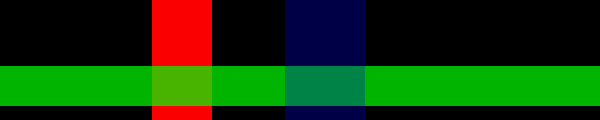
Frame 1 (no input)
Frame 60 (no input): identical to frame 1, image omitted
Frame 120 (the mouse pressed at the canvas centre since frame 60): identical to frame 1, image omitted

The p5.js sketch that drew this single still picture (run headless with seeded random() and noise() and a simulated clock; from frame 60 on, the mouse is pressed at the canvas centre):

// p5.js sketch
// ── sketch.js
function setup() {
  createCanvas(600, 120);

}

function draw() {
  background(0);
  noStroke();

  // Set the fill color to red
  fill(255, 0, 0, 250);//set transparency to 250
  rect(152, 0, 60, height);

  // Set the fill color to green
  fill(0, 255, 0, 180);//set transparency to 180
  rect(0, 66, width, 40);

  // Set the fill color to blue
  fill(0, 0, 255, 70);//set transparency to 70
  rect(285, 0, 80, height);

  
}
